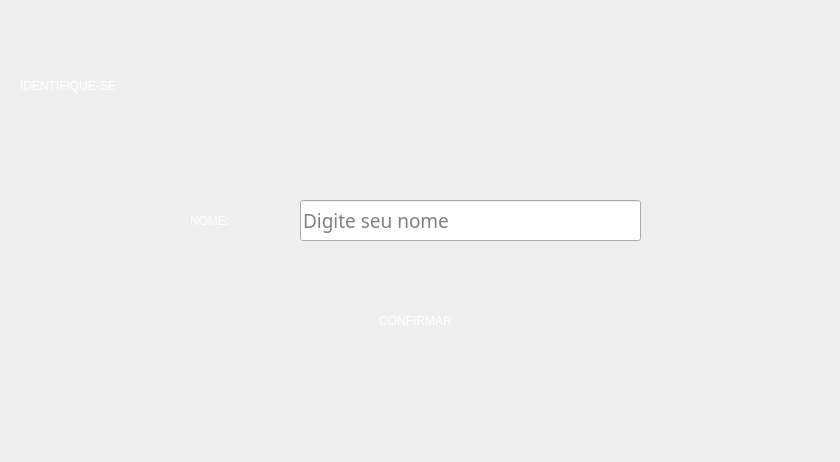
<?xml version="1.0" encoding="UTF-8"?>
<ui version="4.0">
 <class>Dialog</class>
 <widget class="QDialog" name="Dialog">
  <property name="geometry">
   <rect>
    <x>0</x>
    <y>0</y>
    <width>840</width>
    <height>462</height>
   </rect>
  </property>
  <property name="sizePolicy">
   <sizepolicy hsizetype="Fixed" vsizetype="Fixed">
    <horstretch>0</horstretch>
    <verstretch>0</verstretch>
   </sizepolicy>
  </property>
  <property name="windowTitle">
   <string>Quiz G-SEPi: Cadastro</string>
  </property>
  <property name="windowIcon">
   <iconset resource="res_tela_instrucoes/tela_instrucoes_res.qrc">
    <normaloff>:/imag_inst/icone_padrao.JPG</normaloff>:/imag_inst/icone_padrao.JPG</iconset>
  </property>
  <widget class="QLabel" name="Tela_fundo">
   <property name="geometry">
    <rect>
     <x>0</x>
     <y>0</y>
     <width>840</width>
     <height>462</height>
    </rect>
   </property>
   <property name="styleSheet">
    <string notr="true">background-image: url(:/imag_inst/2.png);</string>
   </property>
   <property name="text">
    <string/>
   </property>
  </widget>
  <widget class="QLabel" name="label_identifiquese">
   <property name="geometry">
    <rect>
     <x>20</x>
     <y>60</y>
     <width>301</width>
     <height>51</height>
    </rect>
   </property>
   <property name="styleSheet">
    <string notr="true">color: rgb(255, 255, 255);
font: 20pt &quot;Noto Sans Lisu&quot;;</string>
   </property>
   <property name="text">
    <string>IDENTIFIQUE-SE</string>
   </property>
  </widget>
  <widget class="QLabel" name="label_name">
   <property name="geometry">
    <rect>
     <x>190</x>
     <y>190</y>
     <width>81</width>
     <height>61</height>
    </rect>
   </property>
   <property name="styleSheet">
    <string notr="true">color: rgb(255, 255, 255);
font: 12pt &quot;Noto Sans Lisu&quot;;</string>
   </property>
   <property name="text">
    <string>NOME:</string>
   </property>
  </widget>
  <widget class="QLineEdit" name="lineEdit_nome">
   <property name="geometry">
    <rect>
     <x>300</x>
     <y>200</y>
     <width>341</width>
     <height>41</height>
    </rect>
   </property>
   <property name="font">
    <font>
     <family>Noto Sans Lisu</family>
     <pointsize>14</pointsize>
    </font>
   </property>
   <property name="placeholderText">
    <string>Digite seu nome</string>
   </property>
  </widget>
  <widget class="QPushButton" name="Botao_confirmar">
   <property name="geometry">
    <rect>
     <x>300</x>
     <y>300</y>
     <width>231</width>
     <height>41</height>
    </rect>
   </property>
   <property name="palette">
    <palette>
     <active>
      <colorrole role="WindowText">
       <brush brushstyle="SolidPattern">
        <color alpha="255">
         <red>255</red>
         <green>255</green>
         <blue>255</blue>
        </color>
       </brush>
      </colorrole>
      <colorrole role="Button">
       <brush brushstyle="SolidPattern">
        <color alpha="255">
         <red>54</red>
         <green>105</green>
         <blue>47</blue>
        </color>
       </brush>
      </colorrole>
      <colorrole role="Midlight">
       <brush brushstyle="SolidPattern">
        <color alpha="255">
         <red>54</red>
         <green>105</green>
         <blue>47</blue>
        </color>
       </brush>
      </colorrole>
      <colorrole role="Dark">
       <brush brushstyle="SolidPattern">
        <color alpha="255">
         <red>54</red>
         <green>105</green>
         <blue>47</blue>
        </color>
       </brush>
      </colorrole>
      <colorrole role="Mid">
       <brush brushstyle="SolidPattern">
        <color alpha="255">
         <red>54</red>
         <green>105</green>
         <blue>47</blue>
        </color>
       </brush>
      </colorrole>
      <colorrole role="Text">
       <brush brushstyle="SolidPattern">
        <color alpha="255">
         <red>255</red>
         <green>255</green>
         <blue>255</blue>
        </color>
       </brush>
      </colorrole>
      <colorrole role="ButtonText">
       <brush brushstyle="SolidPattern">
        <color alpha="255">
         <red>255</red>
         <green>255</green>
         <blue>255</blue>
        </color>
       </brush>
      </colorrole>
      <colorrole role="Base">
       <brush brushstyle="SolidPattern">
        <color alpha="255">
         <red>255</red>
         <green>255</green>
         <blue>255</blue>
        </color>
       </brush>
      </colorrole>
      <colorrole role="Window">
       <brush brushstyle="SolidPattern">
        <color alpha="255">
         <red>54</red>
         <green>105</green>
         <blue>47</blue>
        </color>
       </brush>
      </colorrole>
      <colorrole role="Shadow">
       <brush brushstyle="SolidPattern">
        <color alpha="255">
         <red>54</red>
         <green>105</green>
         <blue>47</blue>
        </color>
       </brush>
      </colorrole>
      <colorrole role="Highlight">
       <brush brushstyle="SolidPattern">
        <color alpha="255">
         <red>54</red>
         <green>105</green>
         <blue>47</blue>
        </color>
       </brush>
      </colorrole>
      <colorrole role="HighlightedText">
       <brush brushstyle="SolidPattern">
        <color alpha="255">
         <red>54</red>
         <green>105</green>
         <blue>47</blue>
        </color>
       </brush>
      </colorrole>
      <colorrole role="AlternateBase">
       <brush brushstyle="SolidPattern">
        <color alpha="255">
         <red>54</red>
         <green>105</green>
         <blue>47</blue>
        </color>
       </brush>
      </colorrole>
      <colorrole role="PlaceholderText">
       <brush brushstyle="NoBrush">
        <color alpha="128">
         <red>255</red>
         <green>255</green>
         <blue>255</blue>
        </color>
       </brush>
      </colorrole>
     </active>
     <inactive>
      <colorrole role="WindowText">
       <brush brushstyle="SolidPattern">
        <color alpha="255">
         <red>255</red>
         <green>255</green>
         <blue>255</blue>
        </color>
       </brush>
      </colorrole>
      <colorrole role="Button">
       <brush brushstyle="SolidPattern">
        <color alpha="255">
         <red>54</red>
         <green>105</green>
         <blue>47</blue>
        </color>
       </brush>
      </colorrole>
      <colorrole role="Midlight">
       <brush brushstyle="SolidPattern">
        <color alpha="255">
         <red>54</red>
         <green>105</green>
         <blue>47</blue>
        </color>
       </brush>
      </colorrole>
      <colorrole role="Dark">
       <brush brushstyle="SolidPattern">
        <color alpha="255">
         <red>54</red>
         <green>105</green>
         <blue>47</blue>
        </color>
       </brush>
      </colorrole>
      <colorrole role="Mid">
       <brush brushstyle="SolidPattern">
        <color alpha="255">
         <red>54</red>
         <green>105</green>
         <blue>47</blue>
        </color>
       </brush>
      </colorrole>
      <colorrole role="Text">
       <brush brushstyle="SolidPattern">
        <color alpha="255">
         <red>255</red>
         <green>255</green>
         <blue>255</blue>
        </color>
       </brush>
      </colorrole>
      <colorrole role="ButtonText">
       <brush brushstyle="SolidPattern">
        <color alpha="255">
         <red>255</red>
         <green>255</green>
         <blue>255</blue>
        </color>
       </brush>
      </colorrole>
      <colorrole role="Base">
       <brush brushstyle="SolidPattern">
        <color alpha="255">
         <red>255</red>
         <green>255</green>
         <blue>255</blue>
        </color>
       </brush>
      </colorrole>
      <colorrole role="Window">
       <brush brushstyle="SolidPattern">
        <color alpha="255">
         <red>54</red>
         <green>105</green>
         <blue>47</blue>
        </color>
       </brush>
      </colorrole>
      <colorrole role="Shadow">
       <brush brushstyle="SolidPattern">
        <color alpha="255">
         <red>54</red>
         <green>105</green>
         <blue>47</blue>
        </color>
       </brush>
      </colorrole>
      <colorrole role="Highlight">
       <brush brushstyle="SolidPattern">
        <color alpha="255">
         <red>54</red>
         <green>105</green>
         <blue>47</blue>
        </color>
       </brush>
      </colorrole>
      <colorrole role="HighlightedText">
       <brush brushstyle="SolidPattern">
        <color alpha="255">
         <red>54</red>
         <green>105</green>
         <blue>47</blue>
        </color>
       </brush>
      </colorrole>
      <colorrole role="AlternateBase">
       <brush brushstyle="SolidPattern">
        <color alpha="255">
         <red>54</red>
         <green>105</green>
         <blue>47</blue>
        </color>
       </brush>
      </colorrole>
      <colorrole role="PlaceholderText">
       <brush brushstyle="NoBrush">
        <color alpha="128">
         <red>255</red>
         <green>255</green>
         <blue>255</blue>
        </color>
       </brush>
      </colorrole>
     </inactive>
     <disabled>
      <colorrole role="WindowText">
       <brush brushstyle="SolidPattern">
        <color alpha="255">
         <red>54</red>
         <green>105</green>
         <blue>47</blue>
        </color>
       </brush>
      </colorrole>
      <colorrole role="Button">
       <brush brushstyle="SolidPattern">
        <color alpha="255">
         <red>54</red>
         <green>105</green>
         <blue>47</blue>
        </color>
       </brush>
      </colorrole>
      <colorrole role="Midlight">
       <brush brushstyle="SolidPattern">
        <color alpha="255">
         <red>54</red>
         <green>105</green>
         <blue>47</blue>
        </color>
       </brush>
      </colorrole>
      <colorrole role="Dark">
       <brush brushstyle="SolidPattern">
        <color alpha="255">
         <red>54</red>
         <green>105</green>
         <blue>47</blue>
        </color>
       </brush>
      </colorrole>
      <colorrole role="Mid">
       <brush brushstyle="SolidPattern">
        <color alpha="255">
         <red>54</red>
         <green>105</green>
         <blue>47</blue>
        </color>
       </brush>
      </colorrole>
      <colorrole role="Text">
       <brush brushstyle="SolidPattern">
        <color alpha="255">
         <red>54</red>
         <green>105</green>
         <blue>47</blue>
        </color>
       </brush>
      </colorrole>
      <colorrole role="ButtonText">
       <brush brushstyle="SolidPattern">
        <color alpha="255">
         <red>54</red>
         <green>105</green>
         <blue>47</blue>
        </color>
       </brush>
      </colorrole>
      <colorrole role="Base">
       <brush brushstyle="SolidPattern">
        <color alpha="255">
         <red>54</red>
         <green>105</green>
         <blue>47</blue>
        </color>
       </brush>
      </colorrole>
      <colorrole role="Window">
       <brush brushstyle="SolidPattern">
        <color alpha="255">
         <red>54</red>
         <green>105</green>
         <blue>47</blue>
        </color>
       </brush>
      </colorrole>
      <colorrole role="Shadow">
       <brush brushstyle="SolidPattern">
        <color alpha="255">
         <red>54</red>
         <green>105</green>
         <blue>47</blue>
        </color>
       </brush>
      </colorrole>
      <colorrole role="Highlight">
       <brush brushstyle="SolidPattern">
        <color alpha="255">
         <red>54</red>
         <green>105</green>
         <blue>47</blue>
        </color>
       </brush>
      </colorrole>
      <colorrole role="HighlightedText">
       <brush brushstyle="SolidPattern">
        <color alpha="255">
         <red>54</red>
         <green>105</green>
         <blue>47</blue>
        </color>
       </brush>
      </colorrole>
      <colorrole role="AlternateBase">
       <brush brushstyle="SolidPattern">
        <color alpha="255">
         <red>54</red>
         <green>105</green>
         <blue>47</blue>
        </color>
       </brush>
      </colorrole>
      <colorrole role="PlaceholderText">
       <brush brushstyle="NoBrush">
        <color alpha="128">
         <red>255</red>
         <green>255</green>
         <blue>255</blue>
        </color>
       </brush>
      </colorrole>
     </disabled>
    </palette>
   </property>
   <property name="focusPolicy">
    <enum>Qt::StrongFocus</enum>
   </property>
   <property name="styleSheet">
    <string notr="true">color: rgb(255, 255, 255);
selection-background-color: rgb(54, 105, 47);
selection-color: rgb(54, 105, 47);
alternate-background-color: rgb(54, 105, 47);
background-color: rgb(36, 69, 2f);
border-color: rgb(36, 69, 2f);
border-color: rgb(36, 69, 2f);
font: 14pt &quot;Noto Sans Lisu&quot;</string>
   </property>
   <property name="text">
    <string>CONFIRMAR</string>
   </property>
   <property name="autoDefault">
    <bool>false</bool>
   </property>
   <property name="flat">
    <bool>true</bool>
   </property>
  </widget>
 </widget>
 <resources>
  <include location="res_tela_instrucoes/tela_instrucoes_res.qrc"/>
 </resources>
 <connections/>
</ui>
